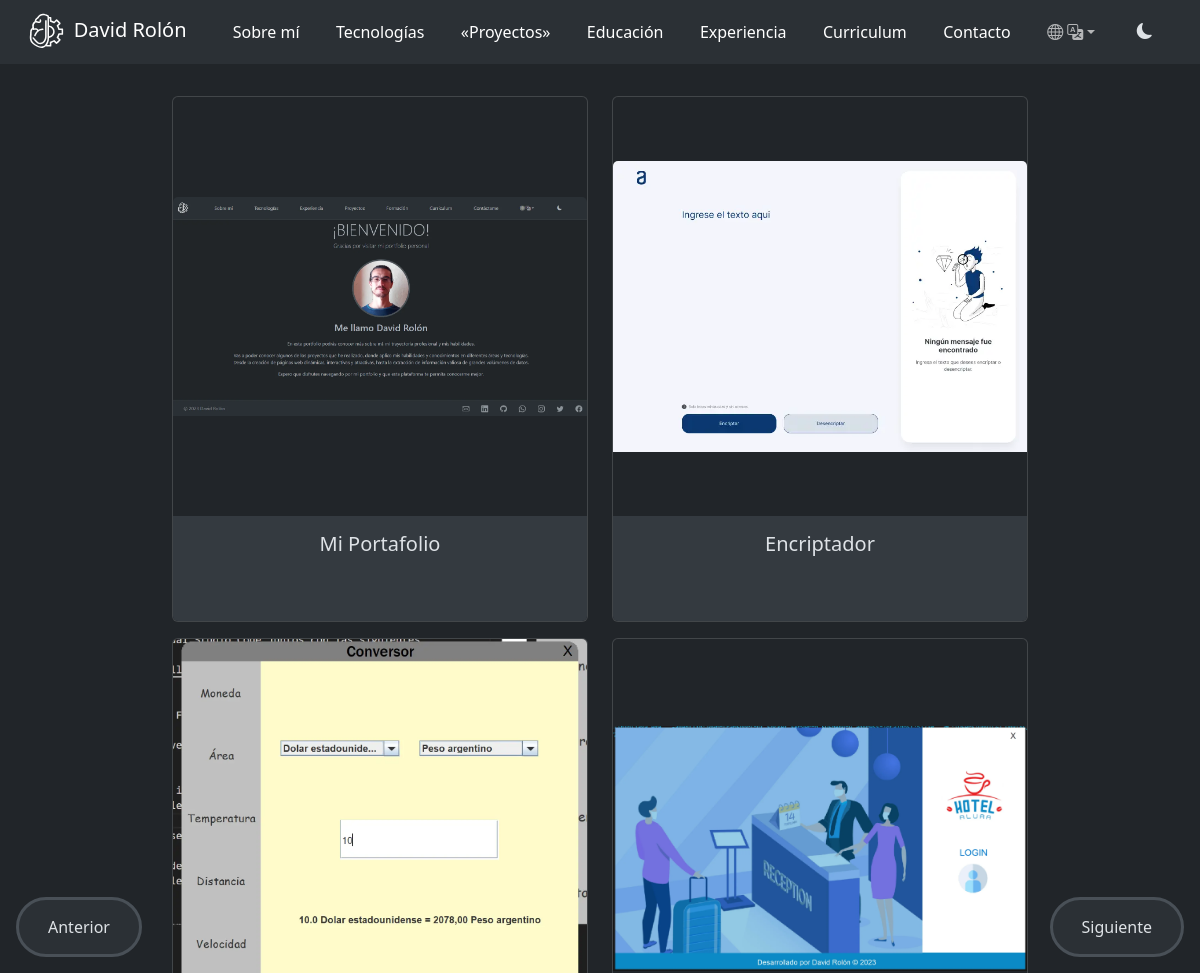
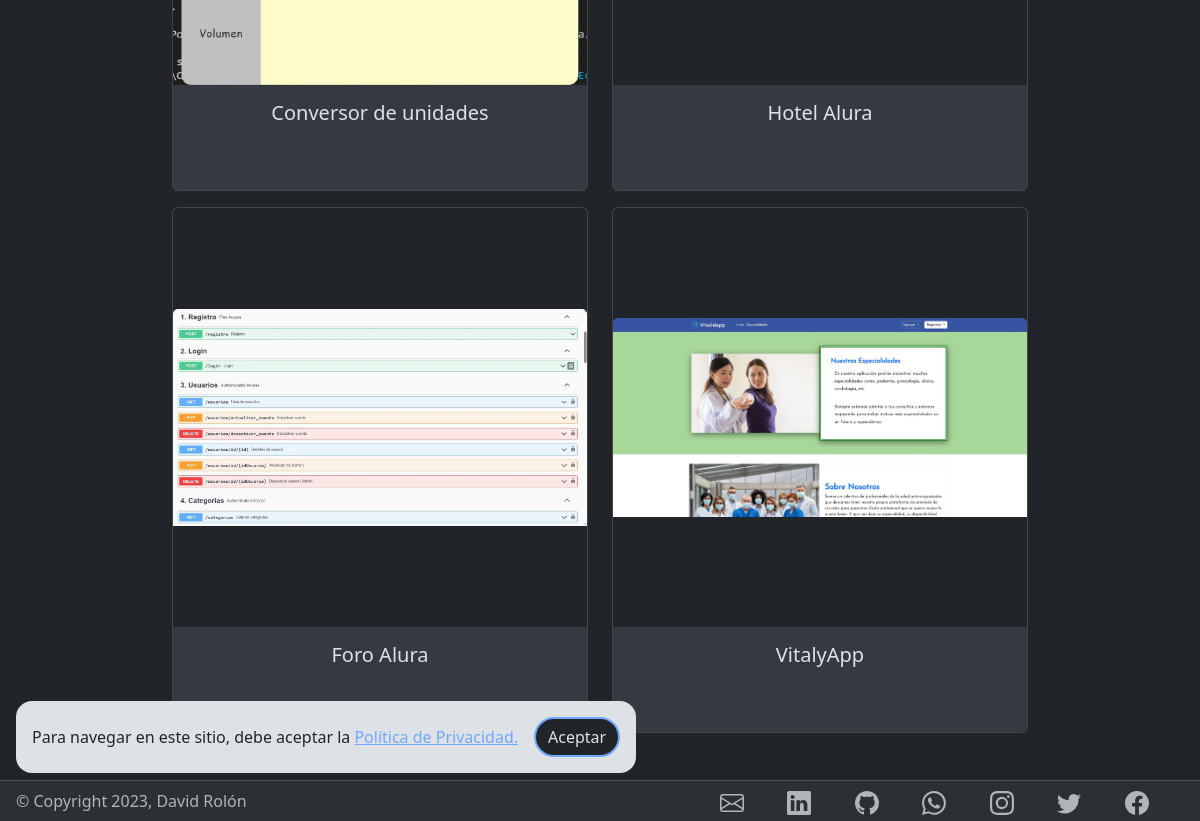
The app's page /projects with its own data (2 pictures, top to bottom).
### my_portfolio/models.py (models this page shows, shortened)
class Project(models.Model):
    name = models.CharField(max_length=32, unique=True)
    img_name = models.CharField(max_length=32)
    description = models.TextField(max_length=512)
    url_github = models.CharField(max_length=512, null=True, blank=True)
    url_demo = models.CharField(max_length=512, null=True, blank=True)
    tags = TaggableManager()
    class Meta:
        verbose_name_plural = "Projects"

### my_portfolio/views.py (the view)
# urls.py: path('projects', views.projects, name="projects"),
def projects(request, template_name='my_portfolio/projects.html'):
    projects = all_row_model_to_dict(models.Project)
    page_flow = obtain_url_buttons_from_template(models.Pages, template_name)
    for item in projects:
        item["tags"] = models.Project.objects.get(name=item["name"]).tags.names()
    context = {"projects": projects,
               "page_flow": page_flow,
               "pages_list": pages_list}
    return render(request, template_name, context=context)

### my_portfolio/auxiliar.py (called while the page is built)
def model_to_dict(model):
    new_dict = model.__dict__
    new_dict.pop("id")
    new_dict.pop("_state")
    return new_dict

def all_row_model_to_dict(model_class, *order_by):
    if order_by:
        return [model_to_dict(model) for model in model_class.objects.all().order_by(*order_by)]
    return [model_to_dict(model) for model in model_class.objects.all()]

def obtain_url_buttons_from_template(model, template_name):
    url = re.search(r'[^/]+(?=\.html$)', template_name).group()
    buttons = model.objects.filter(url=url).values().first()
    buttons.pop("id")
    return buttons

### templates/my_portfolio/projects.html (shortened to what this page needs)
{% extends './fragments/base.html' %}
{% load static %}
{% block main %}
  <section class="projects row">
    {% for item in projects %}
      <div class="card-wrapper col-xxl-4 col-sm-6 col-xs-12">
        <div class="card text-center">
          <div class="card-img-wrapper">
            {% with 'img/projects/'|add:item.img_name as img_path %}
              <img class="card-img-top" src="{% static img_path %}" alt="{{ item.img_name }}"/>
            {% endwith %}
          </div>
          <div class="card-body row justify-content-between">
            <h5 class="card-title">{{ item.name }}</h5>
          </div>
        </div>
      </div>
    {% endfor %}
  </section>
{% endblock %}

### templates/my_portfolio/fragments/base.html (shortened to what this page needs)
{% load static %}
<!DOCTYPE html>
<html lang="en">
<head>
    <link rel="stylesheet" href='{% static "css/style.css" %}'/>
    <link href="https://cdn.jsdelivr.net/npm/bootstrap@5.3.1/dist/css/bootstrap.min.css" rel="stylesheet"
/>
    <link rel="stylesheet" href="https://cdn.jsdelivr.net/npm/bootstrap-icons@1.10.5/font/bootstrap-icons.css">
    <link rel="stylesheet" href='{% static "css/style.css" %}'/>
</head>
<body data-bs-theme="dark">
    {% include "./header.html" %}
    <main>
        {% block main %}Main{% endblock %}
        {% include "./cookie.html" %}
        {% include "./buttons.html" %}
    </main>
    {% include "./footer.html" %}
</body>
</html>

### templates/my_portfolio/fragments/css_variables.html (shortened to what this page needs)
{% load static %}

### templates/my_portfolio/fragments/header.html (shortened to what this page needs)
{% load static %}
<header>
  <nav class="navbar navbar-expand-lg bg-body-tertiary fixed-top">
    <div class="container-fluid">
      <div class="container-fluid ms-0">
        <a class="navbar-brand" href="/">
          <img class="img-brand" src='{% static "img/logo/logo_light.svg" %}' id="icon-logo" alt="Logo"/>
          <span class="{% if page_flow.url == "index"%}current-page{% endif %}">David Rolón</span>
        </a>
      </div>
      <div class="collapse navbar-collapse" id="navbarSupportedContent">
        <ul class="navbar-nav me-auto mb-2 mb-lg-0 justify-content-around container-fluid text-center">
          {% for item in pages_list%}
          <li class="nav-item">
            <a class='nav-link active {% if page_flow.url == item.url %}current-page{% endif %}' aria-current="page" href="{{item.url}}">{{ item.name }}</a>
          </li>
          {% endfor %}
          <li class="nav-item">
            <div class="dropdown">
              <a class="dropdown-toggle nav-link" href="#" data-bs-toggle="dropdown" aria-expanded="false"><i class="bi bi-globe"></i> <i class="bi bi-translate"></i></a>
            </div>
          </li>
          <li class="nav-item">
            <button class="btn rounded-fill" onclick="switchTheme()"><i class="bi bi-moon-fill" id="icon-theme"></i></button>
          </li>
        </ul>
      </div>
    </div>
  </nav>
</header>

### templates/my_portfolio/fragments/cookie.html
<section class="cookie d-flex align-items-center" id="cookie-policy">
  <div class="cookie-txt">
    <p class="my-0">
      Para navegar en este sitio, debe aceptar la <a href="/cookies-policy">Política de Privacidad.</a>
    </p>
  </div>
  <div class="cookie-container">
    <a class="btn accept" onclick="hideCookie();">Aceptar</a>
  </div>
</section>

### templates/my_portfolio/fragments/buttons.html
<section class="previus_next_buttons text-center justify-content-evenly">
  {% if page_flow.previous_url %}
  <div class="previous_button ms-3 px-3 py-2 rounded-pill bg-body-tertiary border border-3">
    <a class="btn" href="{% url page_flow.previous_url %}">Anterior</a>
  </div>
  {% endif %}
  {% if page_flow.next_url %}
  <div class="next_button me-3 px-3 py-2 rounded-pill bg-body-tertiary border border-3">
    <a class="btn" href="{% url page_flow.next_url %}">Siguiente</a>
  </div>
  {% endif %}
</section>

### templates/my_portfolio/fragments/footer.html (shortened to what this page needs)
<footer
  class="d-flex flex-wrap justify-content-between py-2 border-top bg-body-tertiary align-items-center flex-column flex-sm-row">
  <div class="col-md-5 d-flex mx-3">
    <span class="mb-0 text-body-secondary">© Copyright 2023, David Rolón</span>
  </div>
  <ul class="nav col-md-5 justify-content-evenly list-unstyled d-flex mx-3">
    <li class="mx-2 footer-social-logo">
      <a class="text-body-secondary" href="mailto: rolondavid@outlook.com" target="_blank">
      </a>
    </li>
    <li class="mx-2 footer-social-logo">
      <a class="text-body-secondary" href="https://www.linkedin.com/in/david-emanuel-rolon/" target="_blank">
      </a>
    </li>
    <li class="mx-2 footer-social-logo">
      <a class="text-body-secondary" href="https://github.com/davichuder" target="_blank">
      </a>
    </li>
    <li class="mx-2 footer-social-logo">
      <a class="text-body-secondary" href="https://wa.me/5491150115986" target="_blank">
      </a>
    </li>
    <li class="mx-2 footer-social-logo">
      <a class="text-body-secondary" href="https://www.instagram.com/derdavichu/" target="_blank">
      </a>
    </li>
    <li class="mx-2 footer-social-logo">
      <a class="text-body-secondary" href="https://twitter.com/davichurolon" target="_blank">
      </a>
    </li>
    <li class="mx-2 footer-social-logo">
      <a class="text-body-secondary" href="https://www.facebook.com/david.rolon.95" target="_blank">
      </a>
    </li>
  </ul>
</footer>

### static/css/variables.css (style rules this page uses)
:root { --shadow-next-button-hover: teal; --nav-height: 4rem; --footer-height: 2.5rem; --body-height: calc(100vh - var(--nav-height) - var(--footer-height)); --footer-height-sm: 4rem; --botton-lg-height: 3.75rem; --body-height-lg: calc(100vh - var(--nav-height) - var(--botton-lg-height)); --body-height-sm: calc(100vh - var(--nav-height) - var(--footer-height-sm) - var(--botton-lg-height)); --timeline-badge-text-dark: #2B3035; --timeline-badge-bg-dark: #fff; --timeline-badge-text-light: #fff; --timeline-badge-bg-light: #6d8faf; --card-hover: #ab98ab; --cookie-bottom: calc(var(--footer-height) + 0.5rem); --timeline-dark: #fff; --timeline-point-dark: #fff; --timeline-date-dark: #fff; --timeline-card-bg-dark: #9b9b9b; --timeline-title-dark: #212529; --timeline-subtitle-dark: #212529; --timeline-badge-text-dark: #fff; --timeline-badge-bg-dark: #2B3035; --timeline-light: #212529; --timeline-point-light: #212529; --timeline-date-light: #212529; --timeline-card-bg-light: #9b9b9b; --timeline-title-light: #212529; --timeline-subtitle-light: #212529; --timeline-badge-text-light: #212529; --timeline-badge-bg-light: #fff; --card-tecnology-border-light: rgb(33, 37, 41); --education-card-hover: #918991; --experiencias-border: #c6c6c6; --contact-border: #c6c6c6; }

### static/css/body.css (style rules this page uses)
body { padding-top: var(--nav-height); }
@media (min-width: 576px) { body { padding-bottom: var(--footer-height); } }

### static/css/header.css (style rules this page uses)
.img-brand { height: 3rem; }
.navbar>.container-fluid>.container-fluid { width: fit-content; }
.icon-logo-light { content: var(--logo-light); }
.current-page:before { content: "«"; }
.current-page:after { content: "»"; }

### static/css/main.css (style rules this page uses)
main { min-height: var(--body-height); display: flex; flex-direction: column; justify-content: center; }
.previous_button { position: fixed; top: 50%; left: 0%; font-size: 1rem; }
.next_button { position: fixed; top: 50%; right: 0%; font-size: 1rem; }

### static/css/footer.css (style rules this page uses)
@media (min-width: 576px) { footer { position: fixed; bottom: 0; width: 100%; } }
.footer-social-logo { height: 1.5rem; }
.footer-social-logo > a { height: inherit; }

### static/css/cookie.css (style rules this page uses)
.cookie { visibility: hidden; background-color: var(--bs-dark-text-emphasis); position: fixed; bottom: var(--cookie-bottom); border-radius: 1rem; left: 0.5rem; padding: 1rem 1rem; margin: 0 0.5rem; }
.cookie-txt { color: var(--bs-body-bg); }
.cookie .accept { background-color: var(--bs-body-bg); border-radius: 2rem; margin-left: 1rem; border: 0.15rem solid var(--bs-primary-text-emphasis); }

### static/css/projects.css (style rules this page uses)
.projects { padding: 2rem 10rem; margin: 0; }
.card-wrapper { margin-bottom: 1rem; cursor: pointer; }
.card-img-top { object-fit: contain; }
.projects .card { display: inline-block; position: relative; overflow: hidden; min-height: 37.5rem; height: 100%; }
.card-img-wrapper { display: flex; align-items: center; justify-content: center; height: 80%; overflow: hidden; }
.card-img-wrapper img { transition: 0.5s ease; }
.projects .card-body .card-title { margin-bottom: calc(50% + 1.25rem); transition: 0.5s ease; }
.projects .card-body { position: absolute; bottom: 0; left: 0; right: 0; height: 20%; background-color: var(--bs-secondary-bg); transition: 1.5s ease; }
@media (max-width: 1399.98px) { .projects .card { min-height: 32.5rem; } }

### records on screen
Project: shows a picture, name "Mi Portafolio"
Project: shows a picture, name "Encriptador"
Project: shows a picture, name "Conversor de unidades"
Project: shows a picture, name "Hotel Alura"
Project: shows a picture, name "Foro Alura"
Project: shows a picture, name "VitalyApp"

### other values on screen
{{ item.name }} "Sobre mí" "Tecnologías" "Proyectos" "Educación" "Experiencia" "Curriculum" "Contacto"
